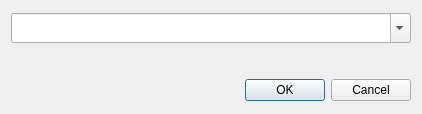
<?xml version="1.0" encoding="UTF-8"?>
<ui version="4.0">
 <class>Dialog</class>
 <widget class="QDialog" name="Dialog">
  <property name="geometry">
   <rect>
    <x>0</x>
    <y>0</y>
    <width>418</width>
    <height>112</height>
   </rect>
  </property>
  <property name="windowTitle">
   <string>Dialog</string>
  </property>
  <layout class="QGridLayout" name="gridLayout">
   <item row="0" column="0">
    <widget class="CustomComboBoxCheckIcon" name="cBox_socialmedia">
     <property name="sizePolicy">
      <sizepolicy hsizetype="Expanding" vsizetype="Fixed">
       <horstretch>0</horstretch>
       <verstretch>0</verstretch>
      </sizepolicy>
     </property>
     <property name="minimumSize">
      <size>
       <width>400</width>
       <height>30</height>
      </size>
     </property>
     <property name="maximumSize">
      <size>
       <width>400</width>
       <height>25</height>
      </size>
     </property>
     <property name="editable">
      <bool>true</bool>
     </property>
     <property name="currentText">
      <string/>
     </property>
     <property name="currentIndex">
      <number>-1</number>
     </property>
     <property name="insertPolicy">
      <enum>QComboBox::InsertAlphabetically</enum>
     </property>
     <property name="sizeAdjustPolicy">
      <enum>QComboBox::AdjustToContentsOnFirstShow</enum>
     </property>
     <property name="minimumContentsLength">
      <number>15</number>
     </property>
     <property name="iconSize">
      <size>
       <width>25</width>
       <height>25</height>
      </size>
     </property>
     <property name="modelColumn">
      <number>0</number>
     </property>
    </widget>
   </item>
   <item row="2" column="0">
    <widget class="QDialogButtonBox" name="buttonBox">
     <property name="minimumSize">
      <size>
       <width>0</width>
       <height>25</height>
      </size>
     </property>
     <property name="orientation">
      <enum>Qt::Horizontal</enum>
     </property>
     <property name="standardButtons">
      <set>QDialogButtonBox::Cancel|QDialogButtonBox::Ok</set>
     </property>
    </widget>
   </item>
   <item row="1" column="0">
    <layout class="QHBoxLayout" name="horizontalLayout">
     <item>
      <widget class="QLabel" name="lbl_socialmedia_1">
       <property name="minimumSize">
        <size>
         <width>25</width>
         <height>25</height>
        </size>
       </property>
       <property name="maximumSize">
        <size>
         <width>25</width>
         <height>25</height>
        </size>
       </property>
       <property name="text">
        <string/>
       </property>
      </widget>
     </item>
     <item>
      <widget class="QLabel" name="lbl_socialmedia_2">
       <property name="minimumSize">
        <size>
         <width>25</width>
         <height>25</height>
        </size>
       </property>
       <property name="maximumSize">
        <size>
         <width>25</width>
         <height>25</height>
        </size>
       </property>
       <property name="text">
        <string/>
       </property>
      </widget>
     </item>
     <item>
      <widget class="QLabel" name="lbl_socialmedia_3">
       <property name="minimumSize">
        <size>
         <width>25</width>
         <height>25</height>
        </size>
       </property>
       <property name="maximumSize">
        <size>
         <width>25</width>
         <height>25</height>
        </size>
       </property>
       <property name="text">
        <string/>
       </property>
      </widget>
     </item>
     <item>
      <widget class="QLabel" name="lbl_socialmedia_4">
       <property name="minimumSize">
        <size>
         <width>25</width>
         <height>25</height>
        </size>
       </property>
       <property name="maximumSize">
        <size>
         <width>25</width>
         <height>25</height>
        </size>
       </property>
       <property name="text">
        <string/>
       </property>
      </widget>
     </item>
     <item>
      <widget class="QLabel" name="lbl_socialmedia_5">
       <property name="minimumSize">
        <size>
         <width>25</width>
         <height>25</height>
        </size>
       </property>
       <property name="maximumSize">
        <size>
         <width>25</width>
         <height>25</height>
        </size>
       </property>
       <property name="text">
        <string/>
       </property>
      </widget>
     </item>
     <item>
      <widget class="QLabel" name="lbl_socialmedia_6">
       <property name="minimumSize">
        <size>
         <width>25</width>
         <height>25</height>
        </size>
       </property>
       <property name="maximumSize">
        <size>
         <width>25</width>
         <height>25</height>
        </size>
       </property>
       <property name="text">
        <string/>
       </property>
      </widget>
     </item>
     <item>
      <widget class="QLabel" name="lbl_socialmedia_7">
       <property name="minimumSize">
        <size>
         <width>25</width>
         <height>25</height>
        </size>
       </property>
       <property name="maximumSize">
        <size>
         <width>25</width>
         <height>25</height>
        </size>
       </property>
       <property name="text">
        <string/>
       </property>
      </widget>
     </item>
     <item>
      <widget class="QLabel" name="lbl_socialmedia_8">
       <property name="minimumSize">
        <size>
         <width>25</width>
         <height>25</height>
        </size>
       </property>
       <property name="maximumSize">
        <size>
         <width>25</width>
         <height>25</height>
        </size>
       </property>
       <property name="text">
        <string/>
       </property>
      </widget>
     </item>
     <item>
      <widget class="QLabel" name="lbl_socialmedia_9">
       <property name="minimumSize">
        <size>
         <width>25</width>
         <height>25</height>
        </size>
       </property>
       <property name="maximumSize">
        <size>
         <width>25</width>
         <height>25</height>
        </size>
       </property>
       <property name="text">
        <string/>
       </property>
      </widget>
     </item>
     <item>
      <widget class="QLabel" name="lbl_socialmedia_10">
       <property name="minimumSize">
        <size>
         <width>25</width>
         <height>25</height>
        </size>
       </property>
       <property name="maximumSize">
        <size>
         <width>25</width>
         <height>25</height>
        </size>
       </property>
       <property name="text">
        <string/>
       </property>
      </widget>
     </item>
    </layout>
   </item>
  </layout>
 </widget>
 <customwidgets>
  <customwidget>
   <class>CustomComboBoxCheckIcon</class>
   <extends>QComboBox</extends>
   <header location="global">gui.custom_cBox_check_icon</header>
  </customwidget>
 </customwidgets>
 <resources/>
 <connections>
  <connection>
   <sender>buttonBox</sender>
   <signal>accepted()</signal>
   <receiver>Dialog</receiver>
   <slot>accept()</slot>
   <hints>
    <hint type="sourcelabel">
     <x>257</x>
     <y>102</y>
    </hint>
    <hint type="destinationlabel">
     <x>157</x>
     <y>274</y>
    </hint>
   </hints>
  </connection>
  <connection>
   <sender>buttonBox</sender>
   <signal>rejected()</signal>
   <receiver>Dialog</receiver>
   <slot>reject()</slot>
   <hints>
    <hint type="sourcelabel">
     <x>325</x>
     <y>102</y>
    </hint>
    <hint type="destinationlabel">
     <x>286</x>
     <y>274</y>
    </hint>
   </hints>
  </connection>
 </connections>
</ui>
